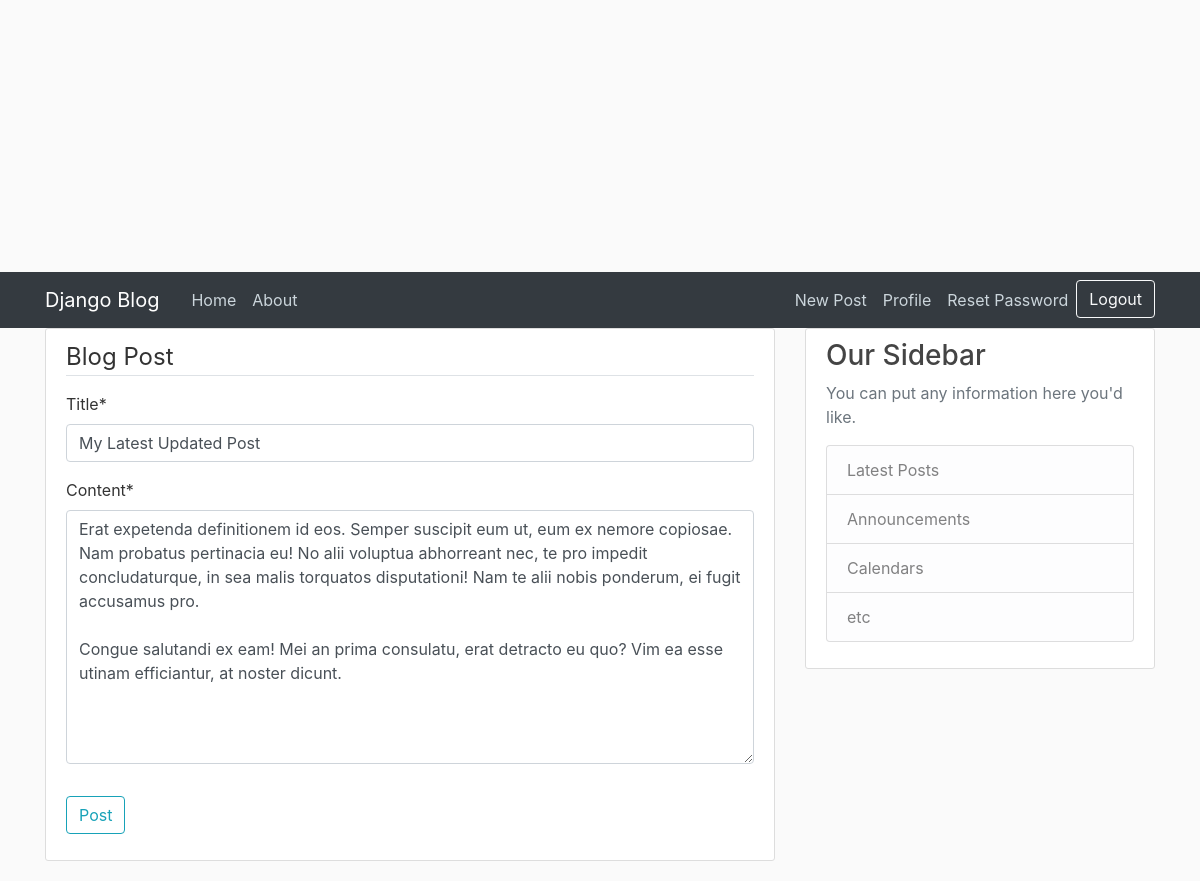
Page /post/32/update (signed in) on the earlier database version.
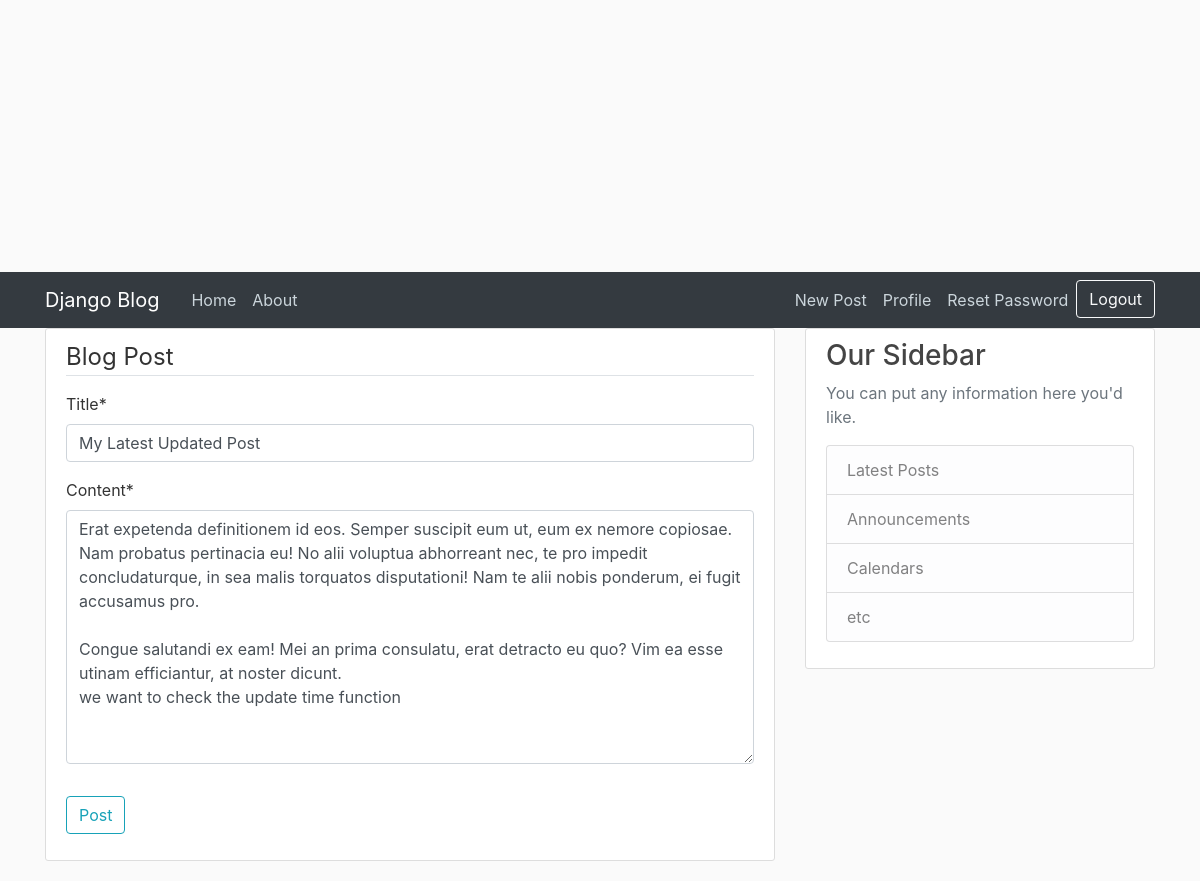
Same page on the later database version.
### blog/models.py (models this page shows, shortened)
class Post(models.Model):
	class Status(models.TextChoices):
		DRAFT = 'DF', 'Draft'
		PUBLISHED = 'PB', 'Published'
	title = models.CharField(max_length=100)
	content = models.TextField()
	date_posted = models.DateTimeField(default=timezone.now)
	created = models.DateTimeField(auto_now_add=True)
	updated = models.DateTimeField(auto_now=True)
	"""In the above, i passed in auto_now=True which will put the current date and time the post was edited /updated
	and also i passed in auto_now_add=True which will put the current date and time only when the post was created
	but to be able to edit te date and time, timezone will be used imported from django.utils"""
	author = models.ForeignKey(User, on_delete=models.CASCADE, related_name='blog_posts')
	status = models.CharField(max_length=2,
							choices=Status.choices,
							default=Status.DRAFT)

### blog/views.py (the view, shortened to what this page needs)
# urls.py: path('post/<int:pk>/update', PostUpdateView.as_view(), name='post-update'),
class PostUpdateView(LoginRequiredMixin, UserPassesTestMixin, UpdateView):
	model = Post
	fields = ['title', 'content']
	def test_func(self):
		post = self.get_object()
		if self.request.user == post.author:
			return True
		return False

### blog/templates/blog/post_form.html (shortened to what this page needs)
{% extends "blog/base.html" %}
{% load crispy_forms_tags %}
{% block content %}
	<div class='content-section'>
		<form method='POST'>
			<fieldset class="form-group">
				<legend class="border-bottom mb-3">Blog Post</legend>
				{{ form|crispy }}
			</fieldset>
			<div class="form-group">
				<button class='btn btn-outline-info' type='submit'>Post</button>
			</div>
		</form>
	</div>
{% endblock content %}

Differences in the rows shown:
changed Post "My Latest Updated Post": content "…efficiantur, at noster dicunt." → "…efficiantur, at noster dicunt. we want to check the update time function"
